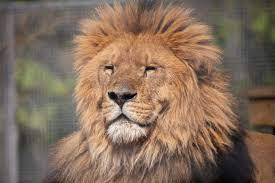
#> input picture IP/images/lion.jpeg, 275 x 183 px
$ python lab7.py
#> lines starting #> are read from the running program, lines starting #| are printed output that depends on the picture; long printed decimals are rounded
# Computation of Mean,Standard Deviation,Correlation coefficient of the given image
import cv2
import numpy as np
import matplotlib.pyplot as plt
from PIL import Image
# [4 lines of commented-out code are left out]
img1 = Image.open('images/lion.jpeg')
#> img1 is the input picture: PIL image 275x183 RGB; mean R, G, B 132.5, 110, 92.2
img2 = Image.open('images/images.jpeg')
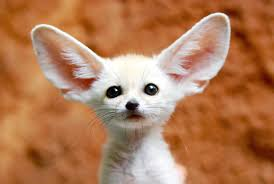
#> input picture IP/images/images.jpeg, 274 x 184 px
#> img2 is the input picture: PIL image 274x184 RGB; mean R, G, B 178.2, 123.9, 87.2
plt.figure(figsize=(12,8))
plt.subplot(221)
plt.title('Before resize- image 1')
plt.imshow(img1)

plt.subplot(222)
plt.title('Before resize-image 2')
plt.imshow(img2)


image1 = np.array(img1)
image2 = np.array(img2)
image1 = cv2.resize(image1,(image2.shape[1],image2.shape[0]))
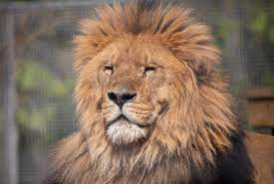
#> image1: shape (184, 274, 3); mean R, G, B 132.4, 109.9, 92.1
plt.subplot(223)
plt.title('After resize-image 1')
plt.imshow(image1)

plt.subplot(224)
plt.title('After resize-image 2')
plt.imshow(image2)
plt.show()
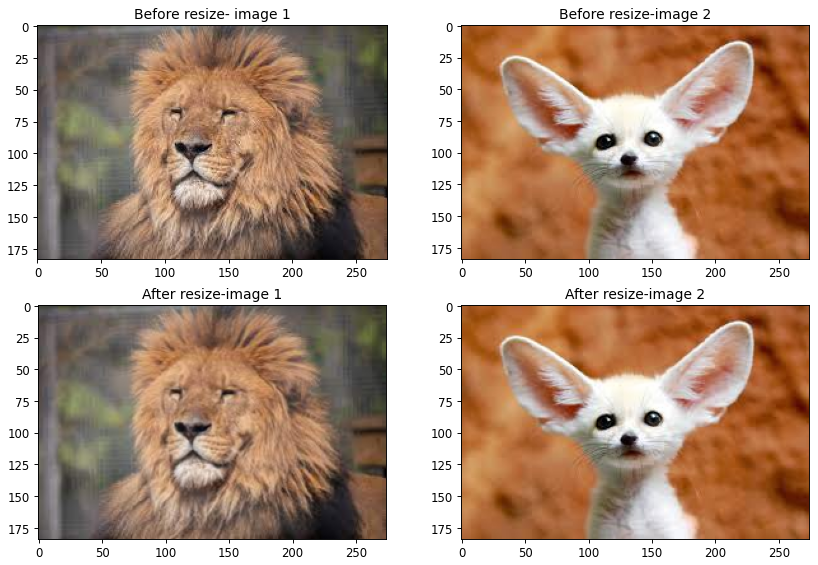
#> figure drawn by matplotlib, 4 panels

mean_img1 = round(np.mean(image1),2)
#> mean_img1 = 111.5
mean_img2 = np.mean(image2)
#> mean_img2 = 129.8

std_1 =np.std(image1)
#> std_1 = 41.21
std_2 =np.std(image2)
#> std_2 = 63.83

cor_coeff = np.corrcoef(image1.flatten(),image2.flatten())[0,1]
#> cor_coeff = 0.378

print('Mean of image 1',mean_img1)
#| Mean of image 1 111.45
print('Mean of image 2',mean_img2)
#| Mean of image 2 129.762
print('std of image 1',std_1)
#| std of image 1 41.206
print('std of image 2',std_2)
#| std of image 2 63.825
print('correaltion coeffiecient',cor_coeff)
#| correaltion coeffiecient 0.378
